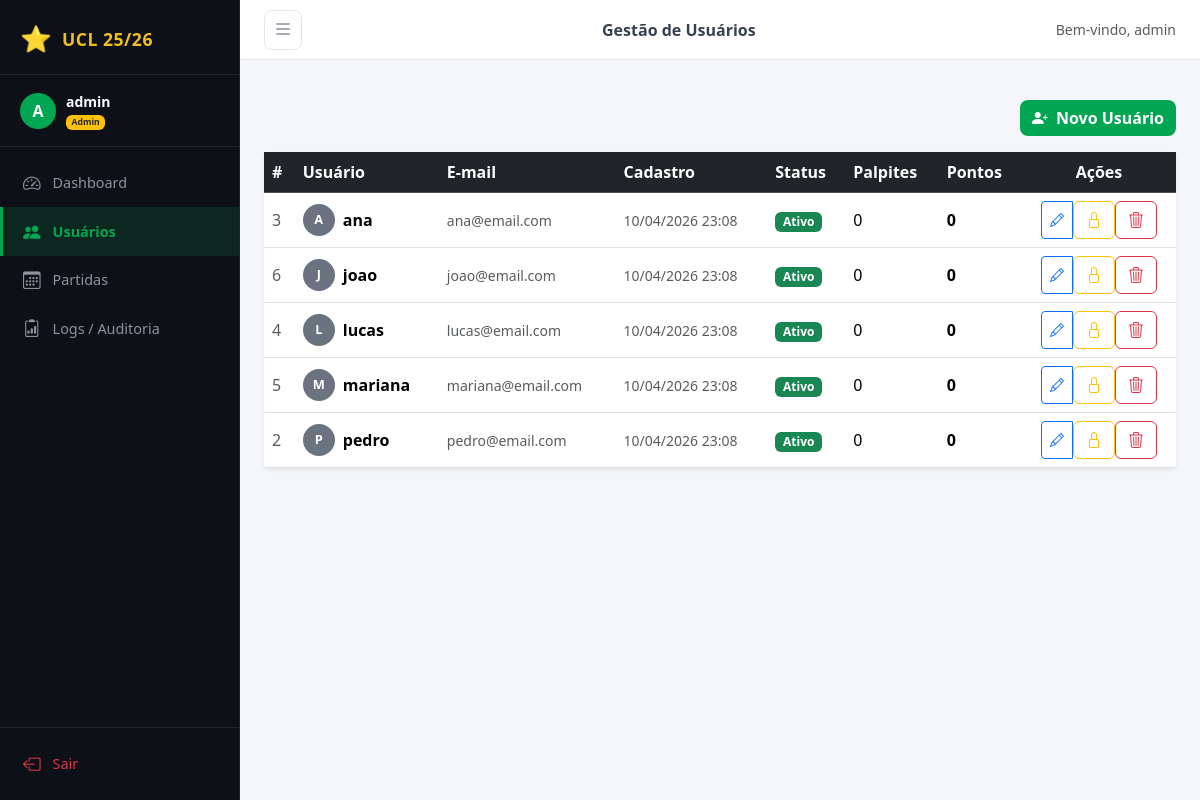
/admin/users (signed in), run on an earlier commit of the app's database.
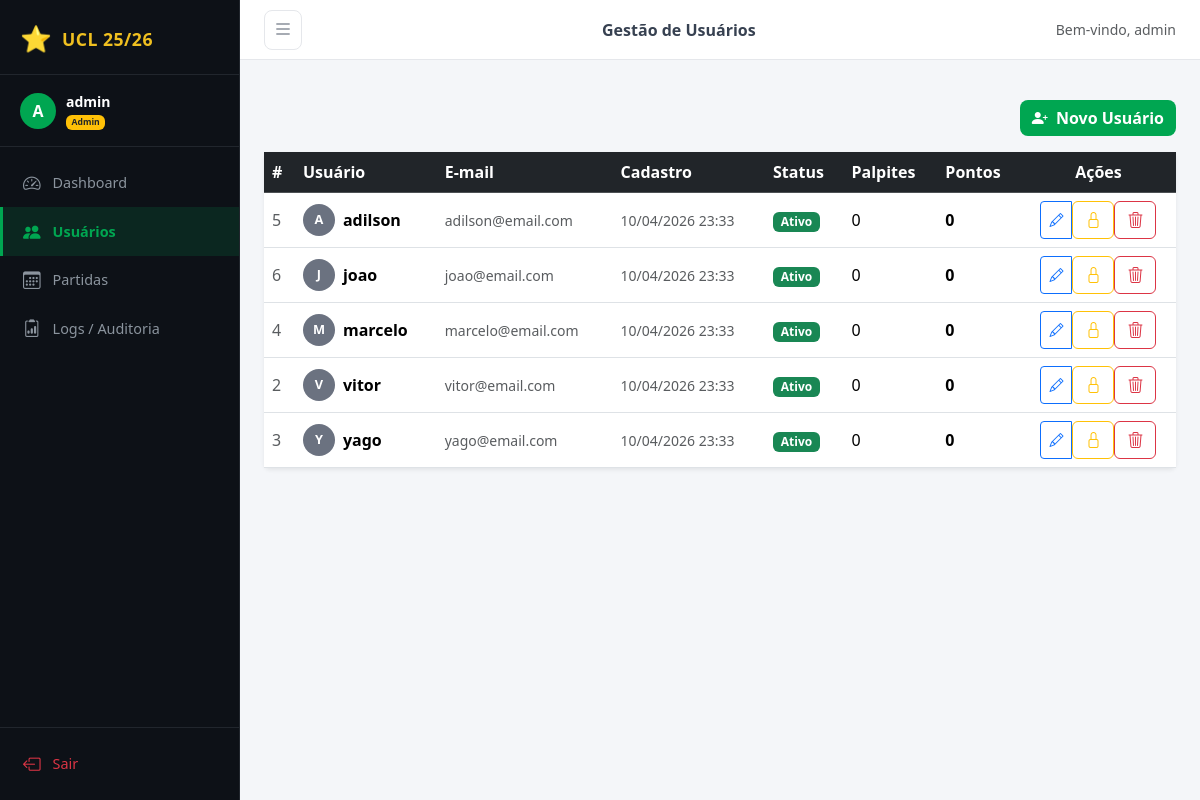
And on a later commit of the database.
### app/models.py (models this page shows, shortened)
class User(UserMixin, db.Model):
    __tablename__ = 'users'
    id = db.Column(db.Integer, primary_key=True)
    username = db.Column(db.String(80), unique=True, nullable=False)
    email = db.Column(db.String(120), unique=True, nullable=False)
    password_hash = db.Column(db.String(256), nullable=False)
    role = db.Column(db.String(20), default='user')  # 'admin' ou 'user'
    is_blocked = db.Column(db.Boolean, default=False)
    created_at = db.Column(db.DateTime, default=datetime.utcnow)
    predictions = db.relationship('Prediction', backref='user', lazy=True)
    audit_logs = db.relationship('AuditLog', backref='user', lazy=True)
    @property
    def total_points(self):
        return sum(p.points_earned or 0 for p in self.predictions if p.points_earned is not None)

### app/routes/admin.py (the view)
@admin_bp.route('/users')
@admin_required
def users():
    users_list = User.query.filter_by(role='user').order_by(User.username).all()
    return render_template('admin/users.html', users=users_list)

### app/__init__.py (called while the page is built)
def create_app(config_class=Config):
    app = Flask(__name__)
    app.config.from_object(config_class)
    db.init_app(app)
    login_manager.init_app(app)
    login_manager.login_view = 'auth.login'
    login_manager.login_message = 'Por favor, faça login para acessar esta página.'
    login_manager.login_message_category = 'warning'
    @login_manager.user_loader
    def load_user(user_id):
        return db.session.get(User, int(user_id))
    from .routes.auth import auth_bp
    from .routes.admin import admin_bp
    from .routes.user import user_bp
    app.register_blueprint(auth_bp)
    app.register_blueprint(admin_bp, url_prefix='/admin')
    app.register_blueprint(user_bp)
    from .utils import format_dt, format_dt_full
    app.jinja_env.filters['fdt'] = format_dt
    app.jinja_env.filters['fdt_full'] = format_dt_full
    return app

### app/routes/admin.py (called while the page is built)
def admin_required(f):
    @wraps(f)
    @login_required
    def decorated(*args, **kwargs):
        if current_user.role != 'admin':
            flash('Acesso negado. Área exclusiva de administradores.', 'danger')
            return redirect(url_for('user.dashboard'))
        return f(*args, **kwargs)
    return decorated

### app/utils.py (called while the page is built)
def format_dt(dt: datetime) -> str:
    if dt is None:
        return '—'
    return dt.strftime('%d/%m/%Y %H:%M')

### app/templates/admin/users.html (shortened to what this page needs)
{% extends 'base.html' %}
{% block page_title %}Gestão de Usuários{% endblock %}
{% block content %}
<div class="d-flex justify-content-end mb-3">
  <button class="btn btn-copa" data-bs-toggle="modal" data-bs-target="#modalAddUser">
    <i class="bi bi-person-plus-fill me-1"></i> Novo Usuário
  </button>
</div>
<div class="card border-0 shadow-sm">
  <div class="card-body p-0">
    <div class="table-responsive">
      <table class="table table-hover align-middle mb-0">
        <thead class="table-dark">
          <tr>
            <th>#</th>
            <th>Usuário</th>
            <th>E-mail</th>
            <th>Cadastro</th>
            <th>Status</th>
            <th>Palpites</th>
            <th>Pontos</th>
            <th class="text-center">Ações</th>
          </tr>
        </thead>
        <tbody>
          {% for u in users %}
          <tr>
            <td class="text-muted">{{ u.id }}</td>
            <td>
              <div class="d-flex align-items-center gap-2">
                <div class="mini-avatar">{{ u.username[0].upper() }}</div>
                <span class="fw-semibold">{{ u.username }}</span>
              </div>
            </td>
            <td class="text-muted small">{{ u.email }}</td>
            <td class="text-muted small">{{ u.created_at | fdt }}</td>
            <td>
              {% if u.is_blocked %}
                <span class="badge bg-danger">Bloqueado</span>
              {% else %}
                <span class="badge bg-success">Ativo</span>
              {% endif %}
            </td>
            <td>{{ u.predictions | length }}</td>
            <td><strong>{{ u.total_points }}</strong></td>
            <td class="text-center">
              <div class="btn-group btn-group-sm">
                <button class="btn btn-outline-primary" title="Editar"
                  data-bs-toggle="modal" data-bs-target="#modalEditUser"
                  data-uid="{{ u.id }}"
                  data-username="{{ u.username }}"
                  data-email="{{ u.email }}">
                  <i class="bi bi-pencil"></i>
                </button>
                <form method="POST" action="{{ url_for('admin.toggle_block', user_id=u.id) }}" class="d-inline">
                  <button type="submit" class="btn btn-outline-{{ 'success' if u.is_blocked else 'warning' }}"
                    title="{{ 'Desbloquear' if u.is_blocked else 'Bloquear' }}"
                    onclick="return confirm('{{ 'Desbloquear' if u.is_blocked else 'Bloquear' }} {{ u.username }}?')">
                    <i class="bi bi-{{ 'unlock' if u.is_blocked else 'lock' }}"></i>
                  </button>
                </form>
                <form method="POST" action="{{ url_for('admin.delete_user', user_id=u.id) }}" class="d-inline">
                  <button type="submit" class="btn btn-outline-danger" title="Excluir"
                    onclick="return confirm('Excluir permanentemente o usuário {{ u.username }}?')">
                    <i class="bi bi-trash3"></i>
                  </button>
                </form>
              </div>
            </td>
          </tr>
          {% else %}
          <tr>
            <td colspan="8" class="text-center text-muted py-4">Nenhum participante cadastrado.</td>
          </tr>
          {% endfor %}
        </tbody>
      </table>
    </div>
  </div>
</div>
{% endblock %}

### app/templates/base.html (shortened to what this page needs)
<!DOCTYPE html>
<html lang="pt-BR">
<head>
  <link href="https://cdn.jsdelivr.net/npm/bootstrap@5.3.3/dist/css/bootstrap.min.css" rel="stylesheet" />
  <link href="https://cdn.jsdelivr.net/npm/bootstrap-icons@1.11.3/font/bootstrap-icons.min.css" rel="stylesheet" />
  <link href="https://cdn.jsdelivr.net/npm/flag-icons@7.2.3/css/flag-icons.min.css" rel="stylesheet" />
  <link href="{{ url_for('static', filename='css/style.css') }}" rel="stylesheet" />
</head>
<body>
{% if current_user.is_authenticated %}
<div class="sidebar" id="sidebar">
  <div class="sidebar-brand">
    <span class="trophy">⭐</span>
    <span class="brand-text">UCL 25/26</span>
  </div>
  <div class="sidebar-user">
    <div class="avatar">{{ current_user.username[0].upper() }}</div>
    <div>
      <div class="fw-semibold text-white small">{{ current_user.username }}</div>
      <div class="text-muted" style="font-size:0.72rem;">
        {% if current_user.role == 'admin' %}
          <span class="badge bg-warning text-dark">Admin</span>
        {% else %}
          <span class="badge bg-secondary">Participante</span>
        {% endif %}
      </div>
    </div>
  </div>
  <nav class="sidebar-nav">
    {% if current_user.role == 'admin' %}
      <a href="{{ url_for('admin.dashboard') }}" class="nav-item {% if request.endpoint == 'admin.dashboard' %}active{% endif %}">
        <i class="bi bi-speedometer2"></i><span>Dashboard</span>
      </a>
      <a href="{{ url_for('admin.users') }}" class="nav-item {% if request.endpoint in ['admin.users','admin.add_user','admin.edit_user','admin.toggle_block','admin.delete_user'] %}active{% endif %}">
        <i class="bi bi-people-fill"></i><span>Usuários</span>
      </a>
      <a href="{{ url_for('admin.matches') }}" class="nav-item {% if request.endpoint in ['admin.matches','admin.add_match','admin.set_result','admin.delete_match'] %}active{% endif %}">
        <i class="bi bi-calendar3"></i><span>Partidas</span>
      </a>
      <a href="{{ url_for('admin.logs') }}" class="nav-item {% if request.endpoint == 'admin.logs' %}active{% endif %}">
        <i class="bi bi-clipboard2-data"></i><span>Logs / Auditoria</span>
      </a>
    {% endif %}
  </nav>
  <div class="sidebar-footer">
    <a href="{{ url_for('auth.logout') }}" class="nav-item text-danger">
      <i class="bi bi-box-arrow-left"></i><span>Sair</span>
    </a>
  </div>
</div>
<div class="main-content" id="mainContent">
  <div class="topbar d-flex align-items-center justify-content-between">
    <button class="btn btn-sm sidebar-toggle" onclick="toggleSidebar()">
      <i class="bi bi-list fs-5"></i>
    </button>
    <div class="topbar-title fw-semibold">{% block page_title %}{% endblock %}</div>
    <div class="d-flex align-items-center gap-2">
      <span class="text-muted small d-none d-md-inline">Bem-vindo, {{ current_user.username }}</span>
    </div>
  </div>
  <div class="px-4 pt-3">
  </div>
  <div class="content-body">
    {% block content %}{% endblock %}
  </div>
</div>
{% endif %}
</body>
</html>

### app/static/css/style.css (style rules this page uses)
:root { --sidebar-w: 240px; --sidebar-bg: #0d1117; --sidebar-border: #21262d; --copa-green: #00a651; --copa-gold: #f0c020; --copa-dark: #1a1a2e; --topbar-h: 60px; --content-bg: #f4f6f9; --card-radius: 12px; --transition: 0.25s ease; }
* { box-sizing: border-box; margin: 0; padding: 0; }
body { font-family: 'Segoe UI', system-ui, -apple-system, sans-serif; background: var(--content-bg); color: #212529; overflow-x: hidden; }
.sidebar { position: fixed; top: 0; left: 0; width: var(--sidebar-w); height: 100vh; background: var(--sidebar-bg); border-right: 1px solid var(--sidebar-border); display: flex; flex-direction: column; z-index: 100; transition: transform var(--transition); }
.sidebar-brand { display: flex; align-items: center; gap: 10px; padding: 20px 20px 16px; border-bottom: 1px solid var(--sidebar-border); }
.trophy { font-size: 1.6rem; }
.brand-text { font-size: 1.1rem; font-weight: 700; color: var(--copa-gold); letter-spacing: 0.5px; }
.sidebar-user { display: flex; align-items: center; gap: 10px; padding: 16px 20px; border-bottom: 1px solid var(--sidebar-border); }
.avatar { width: 36px; height: 36px; border-radius: 50%; background: var(--copa-green); color: #fff; font-weight: 700; font-size: 1rem; display: flex; align-items: center; justify-content: center; flex-shrink: 0; }
.sidebar-nav { flex: 1; padding: 12px 0; overflow-y: auto; }
.nav-item { display: flex; align-items: center; gap: 12px; padding: 11px 20px; color: #8b949e; text-decoration: none; font-size: 0.9rem; transition: background var(--transition), color var(--transition); border-left: 3px solid transparent; }
.nav-item.active { background: rgba(0, 166, 81, 0.15); color: var(--copa-green); border-left-color: var(--copa-green); font-weight: 600; }
.nav-item i { font-size: 1.1rem; flex-shrink: 0; }
.sidebar-footer { padding: 12px 0; border-top: 1px solid var(--sidebar-border); }
.main-content { margin-left: var(--sidebar-w); min-height: 100vh; display: flex; flex-direction: column; transition: margin var(--transition); }
.topbar { height: var(--topbar-h); background: #fff; border-bottom: 1px solid #e5e7eb; padding: 0 24px; position: sticky; top: 0; z-index: 50; }
.topbar-title { font-size: 1rem; color: #374151; }
.sidebar-toggle { background: transparent; border: 1px solid #e5e7eb; border-radius: 8px; color: #6b7280; cursor: pointer; padding: 4px 8px; }
.content-body { flex: 1; padding: 24px; }
.btn-copa { background: var(--copa-green); color: #fff; border: none; border-radius: 8px; font-weight: 600; transition: background var(--transition), transform 0.1s; }
.mini-avatar { width: 32px; height: 32px; border-radius: 50%; background: #6b7280; color: #fff; font-weight: 700; font-size: 0.8rem; display: flex; align-items: center; justify-content: center; flex-shrink: 0; }

What changed in the data, as far as the page shows it:
changed User id 5: username "M" → "A"; username "mariana" → "adilson"; email "mariana@email.com" → "adilson@email.com"; created_at|fdt "10/04/2026 23:08" → "10/04/2026 23:33"; moves up the list
changed User "joao": created_at|fdt "10/04/2026 23:08" → "10/04/2026 23:33"
changed User id 4: username "L" → "M"; username "lucas" → "marcelo"; email "lucas@email.com" → "marcelo@email.com"; created_at|fdt "10/04/2026 23:08" → "10/04/2026 23:33"
changed User id 2: username "P" → "V"; username "pedro" → "vitor"; email "pedro@email.com" → "vitor@email.com"; created_at|fdt "10/04/2026 23:08" → "10/04/2026 23:33"
changed User id 3: username "A" → "Y"; username "ana" → "yago"; email "ana@email.com" → "yago@email.com"; created_at|fdt "10/04/2026 23:08" → "10/04/2026 23:33"; moves down the list
